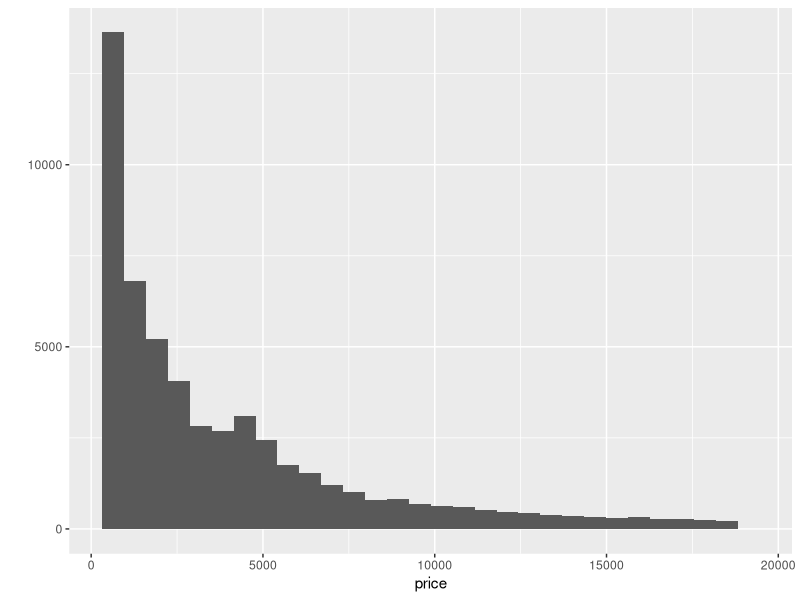
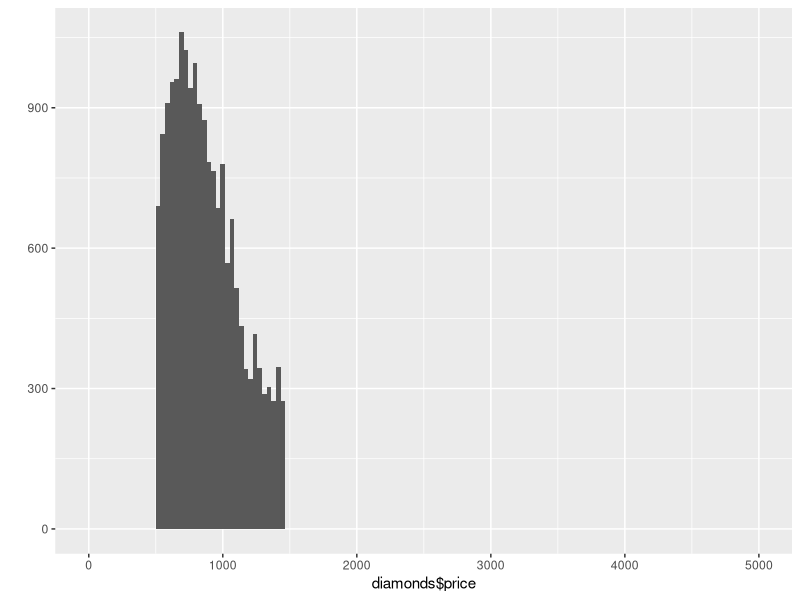
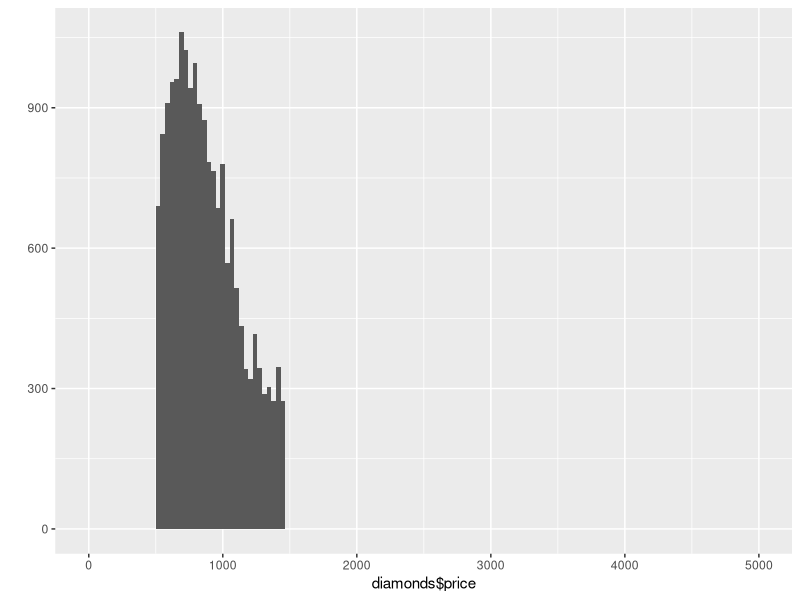
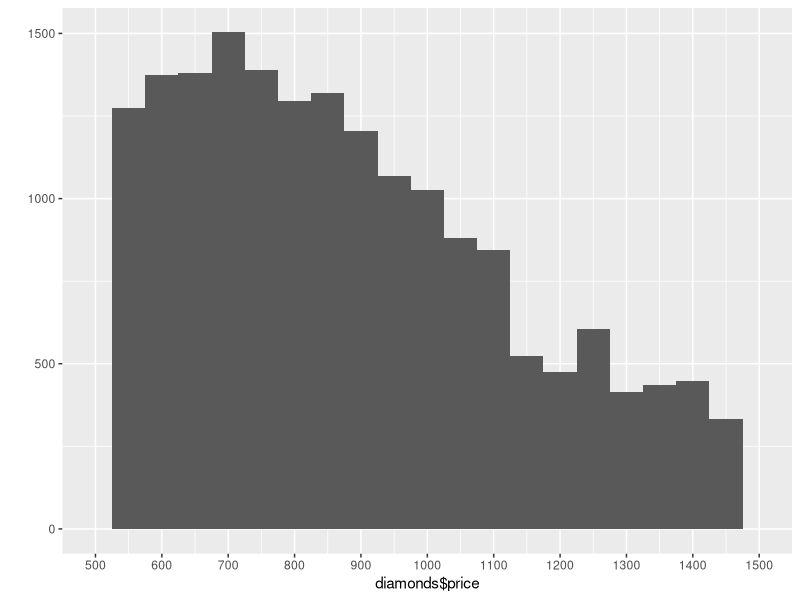
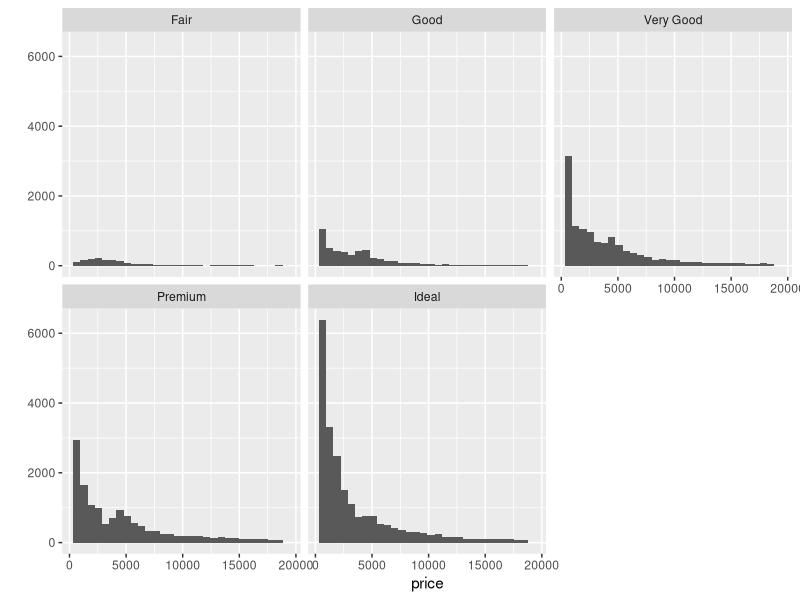
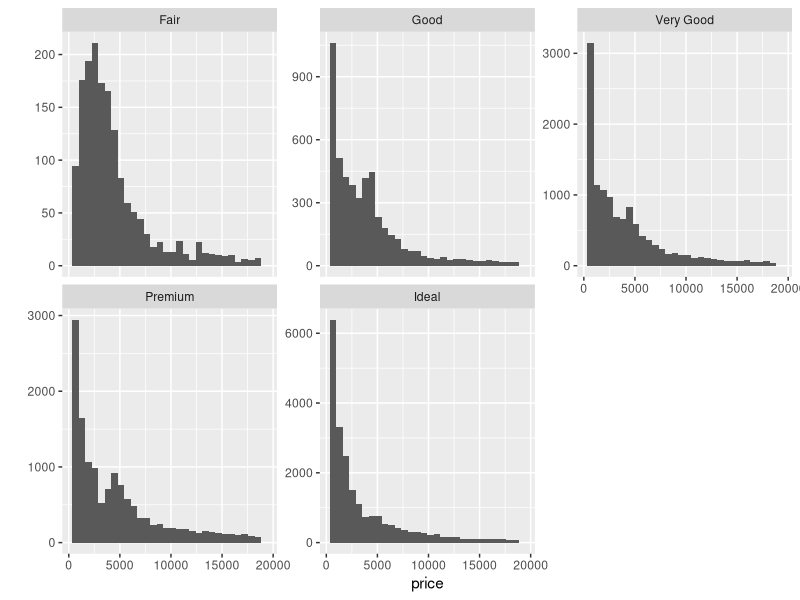
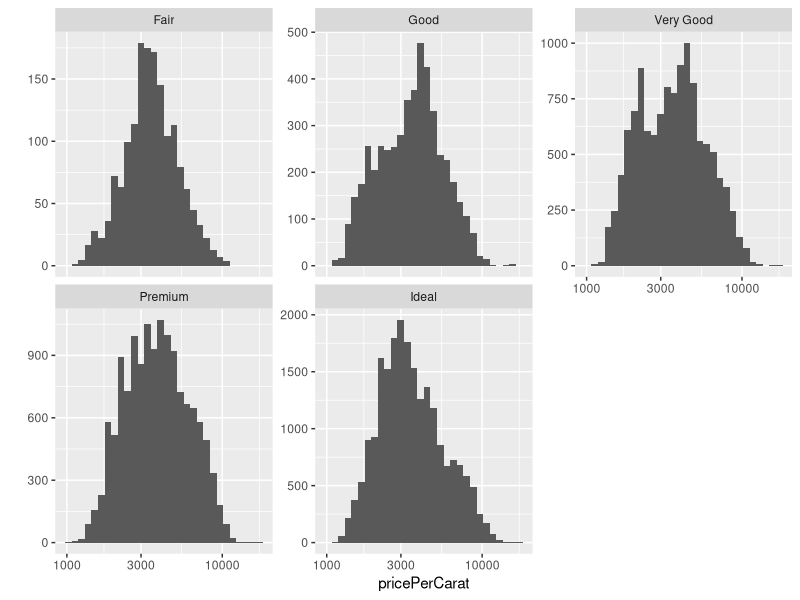

The R source for these figures, in order:
## ---- chunk 1
library(ggplot2)
data(diamonds)
nrow(diamonds) # Number of observations
summary(diamonds) # Variables in dataset
?diamonds # Ordered Factors, Best Colour
## ---- chunk 2
qplot(price, data = diamonds)
## ---- chunk 3
summary(diamonds$price)
mean(diamonds$price)
## ---- chunk 4
?subset
nrow(subset(diamonds, price < 500)) # less than 500
nrow(subset(diamonds, price < 250)) # less than 250
nrow(subset(diamonds, price >= 15000)) # more than or equal to 15,000
## ---- chunk 5
hist <- qplot(diamonds$price) +
  coord_cartesian(xlim = c(0, 5000)) # This doesn't change graph only view

hist + scale_x_continuous(limits = c(500, 1500)) # Actually subsets the data
hist + xlim(500, 1500) # Short hand for the same thing

qplot(diamonds$price, binwidth = 50) +
  scale_x_continuous(limits = c(500, 1500), breaks=seq(500,1500,100))
## ---- chunk 6
qplot(price, data = diamonds) + facet_wrap(~cut)
  # had to change qplot to include data, else it doesn't have info on cut
## ---- chunk 7
by(diamonds$price, diamonds$cut, max)
by(diamonds$price, diamonds$cut, min)
by(diamonds$price, diamonds$cut, median)
## ---- chunk 8
qplot(x = price, data = diamonds) + facet_wrap(~cut, scales = "free_y")
## ---- chunk 9
diamonds$pricePerCarat <- diamonds$price / diamonds$carat

qplot(x = pricePerCarat, data = diamonds) +
  facet_wrap(~cut, scales = "free_y") +
  scale_x_log10()
